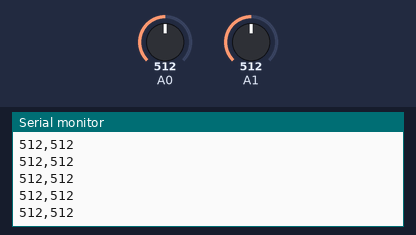
A sketch run on a simulated Arduino Uno, built with avr-gcc and run on an emulated ATmega328P. Parts: the last lines printed to the serial monitor. The inputs (shaded band) are chosen by the test bench; at power-on: A0 = 512, A1 = 512.

Above: at 1.2 s.
1.3 s: A0 set to 716
At 2.0 s:
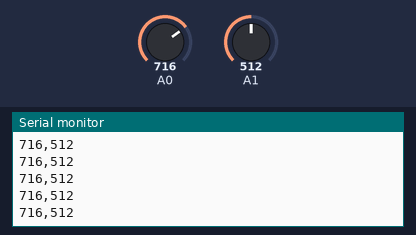
4.3 s: A1 set to 716
At 4.9 s:
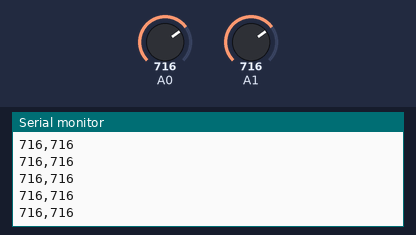
5.8 s: A0 set to 900
At 6.7 s:
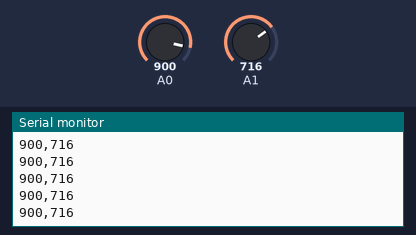
7.3 s: A1 set to 900
At 7.9 s:
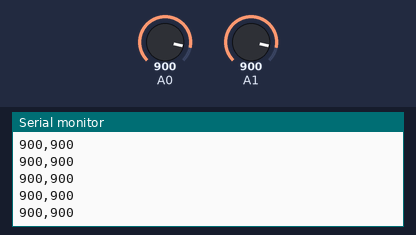
Timing chart, 0 to 9.8 s (numbered marks = the images above; inputs shaded):
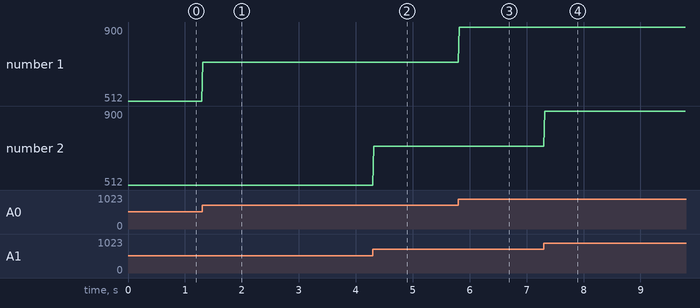

The sketch:

week12_3_P3D_analogRead.ino
```cpp
//week12_3_P3D_analogRead
void setup() {
  Serial.begin(9600);
}

void loop() {
  int xVal = analogRead(A0);
  int yVal = analogRead(A1);
  Serial.print(xVal);
  Serial.print(",");
  Serial.println(yVal);
  delay(20);
}
```

Measured:
- after the input at 1.3 s, the serial monitor: prints a new line at once (image 1)
- after the input at 4.3 s, the serial monitor: prints a new line at once (image 2)
- after the input at 5.8 s, the serial monitor: prints a new line at once (image 3)
- after the input at 7.3 s, the serial monitor: prints a new line at once (image 4)
- plotted number 1: 512 → 716 after the input at 1.3 s, 716 → 900 after the input at 5.8 s
